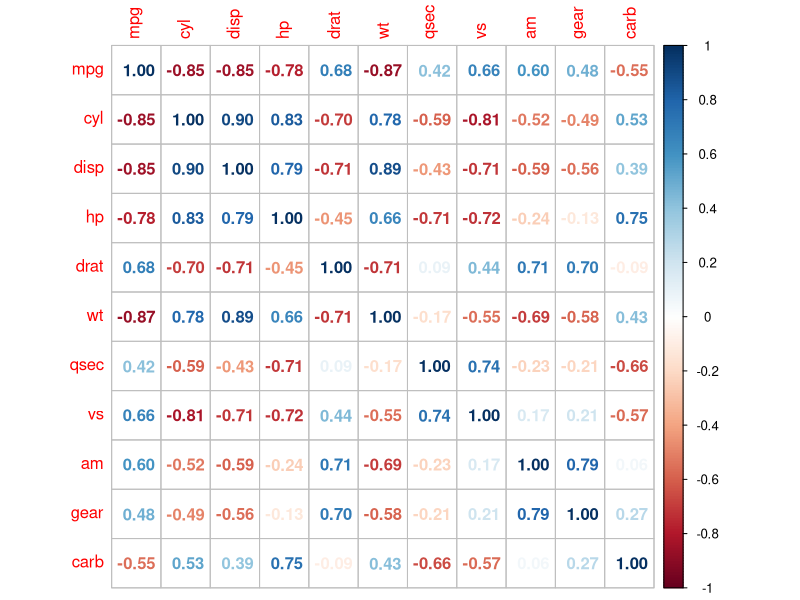
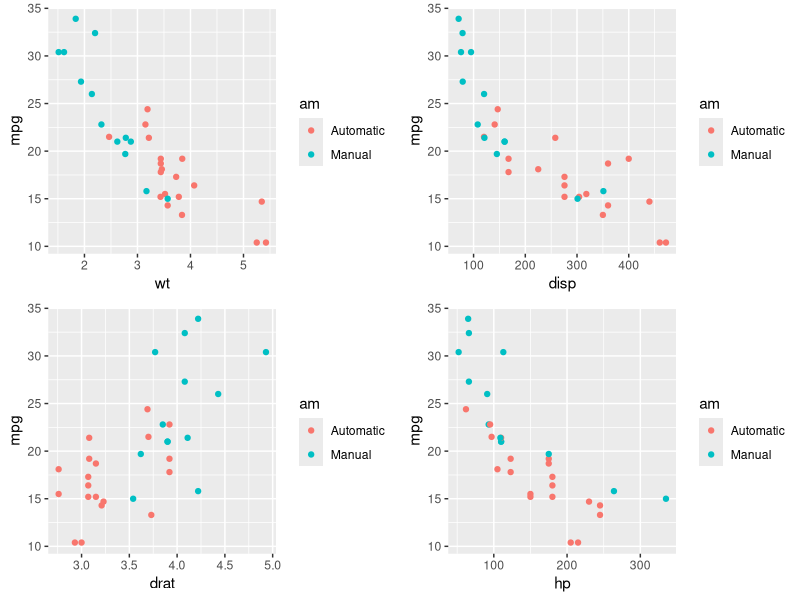
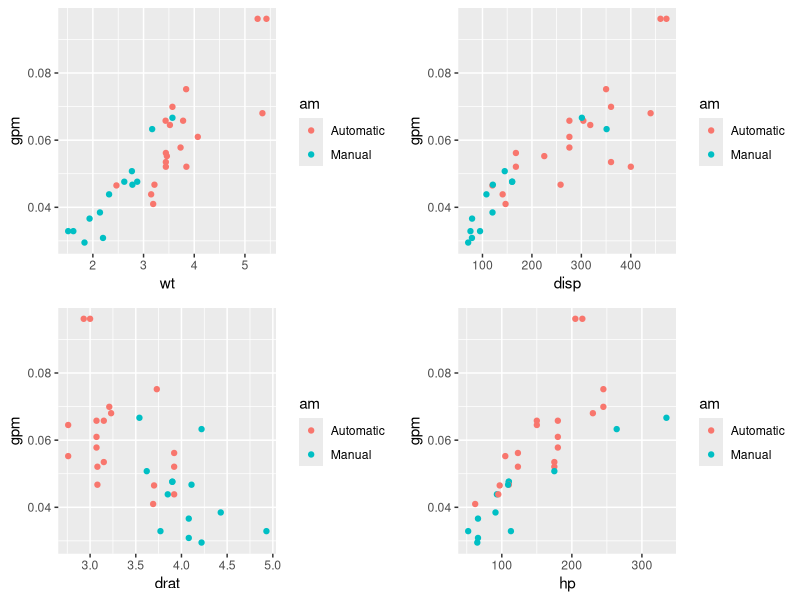
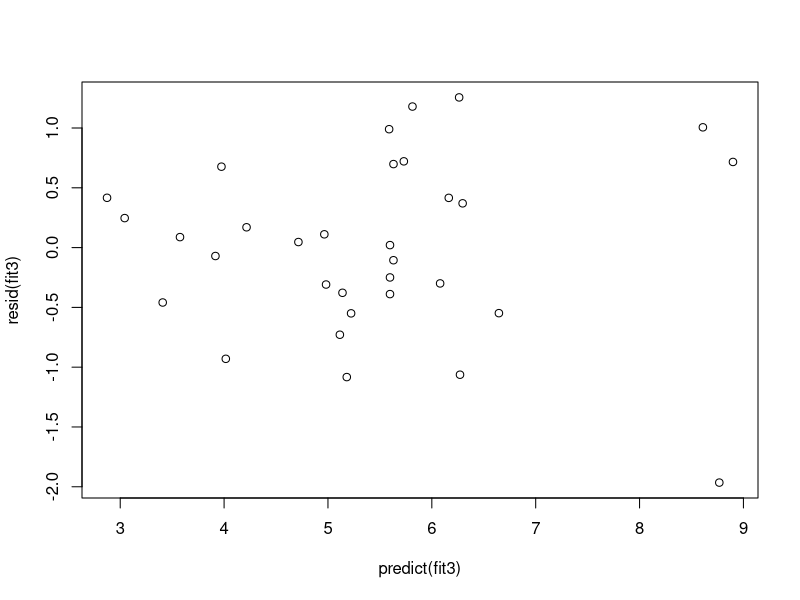
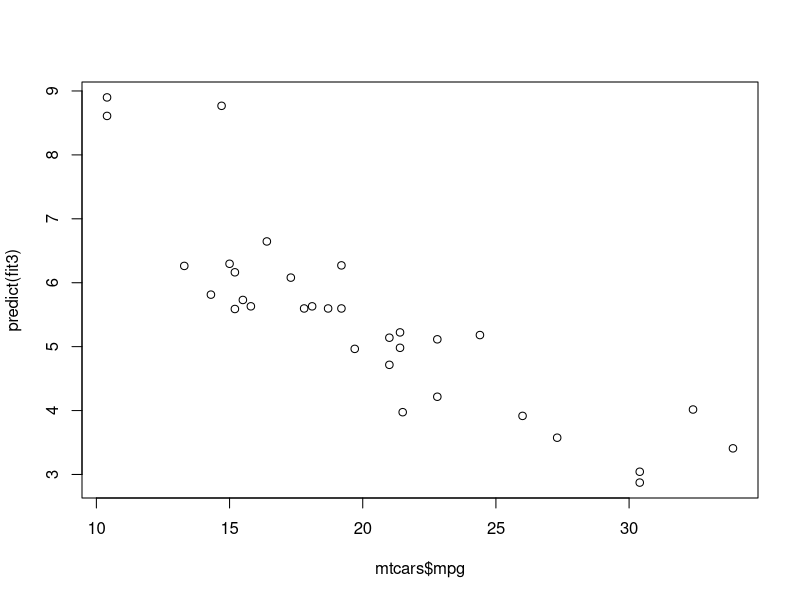

Here is the R script that generated these plots, in order: (Note: this script raises an error after producing the figures.)
## ---- chunk 1
library(ggplot2)
library(dplyr)
library(corrplot)
library(gridExtra)
## ---- chunk 2
mtcars
## ---- chunk 3
data(mtcars)
M<-cor(mtcars)
corrplot(M, method="number")
mtcars$am <- factor(mtcars$am, levels = c(0,1), labels=c("Automatic", "Manual"))
p1<-ggplot(mtcars, aes(wt, mpg))+geom_point(aes(color=am))
p2<-ggplot(mtcars, aes(disp, mpg))+geom_point(aes(color=am))
p3<-ggplot(mtcars, aes(drat, mpg))+geom_point(aes(color=am))
p4<-ggplot(mtcars, aes(hp, mpg))+geom_point(aes(color=am))
grid.arrange(p1,p2,p3,p4, ncol=2)
## ---- chunk 4
mtcars$gpm <- 1/mtcars$mpg
p1<-ggplot(mtcars, aes(wt, gpm))+geom_point(aes(color=am))
p2<-ggplot(mtcars, aes(disp, gpm))+geom_point(aes(color=am))
p3<-ggplot(mtcars, aes(drat, gpm))+geom_point(aes(color=am))
p4<-ggplot(mtcars, aes(hp, gpm))+geom_point(aes(color=am))
grid.arrange(p1,p2,p3,p4, ncol=2)
## ---- chunk 5
fit1 <- lm(I(gpm*100)~am, data = mtcars )
summary(fit1)
## ---- chunk 6
fit3 <- lm(I(gpm*100)~am+wt, data = mtcars )
summary(fit3)
## ---- chunk 7
plot(predict(fit3),resid(fit3))
plot(mtcars$mpg,predict(fit3))
mtcars$resid3<-resid(fit3)
mtcars$predict3 <-predict(fit3)
p1<-ggplot(mtcars, aes(predict3,resid3))+geom_point(aes(color=qsec), size=3)+geom_smooth((method="lm"))
p2<-ggplot(mtcars, aes(predict3,resid3))+geom_point(aes(color=hp), size=3)+geom_smooth((method="lm"))
p3<-ggplot(mtcars, aes(predict3,resid3))+geom_point(aes(color=disp), size=3)+geom_smooth((method="lm"))
p4<-ggplot(mtcars, aes(predict3,resid3))+geom_point(aes(color=cyl), size=3)+geom_smooth((method="lm"))
grid.arrange(p1,p2,p3,p4, ncol=2)
pqsec<-(mean(mtcars$qsec[mtcars$resid3<0])-mean(mtcars$qsec[mtcars$resid3>0]))/(mean(mtcars$qsec[mtcars$resid3<0])+mean(mtcars$qsec[mtcars$resid3>0]))
php<-(mean(mtcars$hp[mtcars$resid3<0])-mean(mtcars$hp[mtcars$resid3>0]))/(mean(mtcars$hp[mtcars$resid3<0])+mean(mtcars$hp[mtcars$resid3>0]))
pdisp<-(mean(mtcars$disp[mtcars$resid3<0])-mean(mtcars$disp[mtcars$resid3>0]))/(mean(mtcars$disp[mtcars$resid3<0])+mean(mtcars$disp[mtcars$resid3>0]))
pcyl<-(mean(mtcars$cyl[mtcars$resid3<0])-mean(mtcars$cyl[mtcars$resid3>0]))/(mean(mtcars$cyl[mtcars$resid3<0])+mean(mtcars$cyl[mtcars$resid3>0]))
## ---- chunk 8
mtcars$hp_meas<-mtcars$hp/mtcars$wt
mtcars2<-mtcars
mtcars2$am<-NULL
Mmeas<-cor(mtcars2)
corrplot(Mmeas)

## ---- chunk 9
fit4 <- lm(I(gpm*100)~am+wt+hp, data = mtcars )
summary(fit4)
## ---- chunk 10
fit5 <- lm(I(gpm*100)~am+wt+I(hp/wt), data = mtcars )
summary(fit5)
## ---- chunk 11
fit6 <- lm(I(gpm*100)~am+wt+qsec, data = mtcars )
summary(fit6)
## ---- chunk 12
fit7 <- update(fit6,.~. -gear)
summary(fit7)
## ---- chunk 13
fit8 <- update(fit7,.~. -carb)
summary(fit8)
## ---- chunk 14
fit9 <- update(fit8,.~. -carb)
summary(fit9)
## ---- chunk 15
anova(fit1,fit2,fit3,fit4,fit5,fit6,fit7,fit8)
